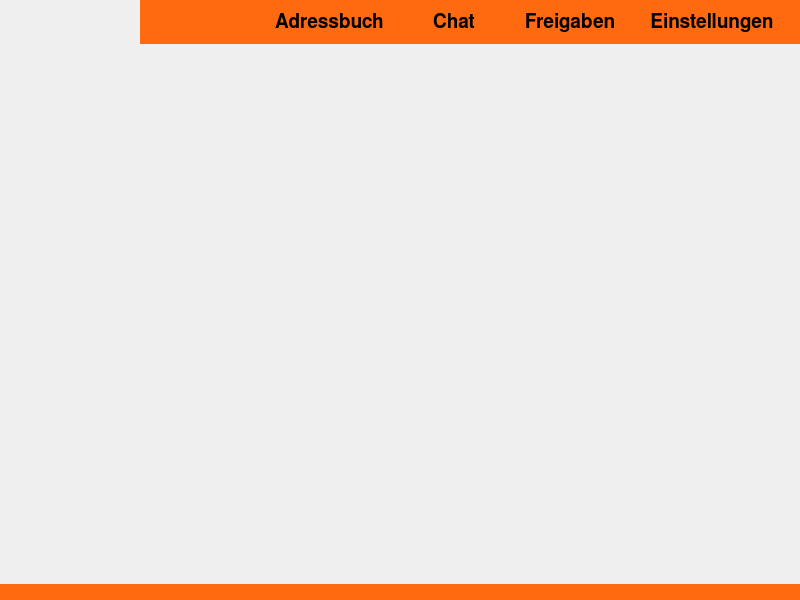
<?xml version="1.0" encoding="UTF-8"?>
<ui version="4.0">
 <class>QblDesktopClient</class>
 <widget class="QDialog" name="QblDesktopClient">
  <property name="geometry">
   <rect>
    <x>0</x>
    <y>0</y>
    <width>800</width>
    <height>600</height>
   </rect>
  </property>
  <property name="minimumSize">
   <size>
    <width>800</width>
    <height>600</height>
   </size>
  </property>
  <property name="maximumSize">
   <size>
    <width>16777215</width>
    <height>16777215</height>
   </size>
  </property>
  <property name="windowTitle">
   <string>QabelClient</string>
  </property>
  <property name="windowIcon">
   <iconset resource="../qabel-client.qrc">
    <normaloff>:/images/qabel-logo-icon.png</normaloff>:/images/qabel-logo-icon.png</iconset>
  </property>
  <widget class="QFrame" name="frTopBox">
   <property name="geometry">
    <rect>
     <x>140</x>
     <y>0</y>
     <width>660</width>
     <height>44</height>
    </rect>
   </property>
   <property name="font">
    <font>
     <family>FreeSans</family>
     <pointsize>12</pointsize>
     <weight>75</weight>
     <bold>true</bold>
    </font>
   </property>
   <property name="layoutDirection">
    <enum>Qt::LeftToRight</enum>
   </property>
   <property name="autoFillBackground">
    <bool>false</bool>
   </property>
   <property name="styleSheet">
    <string notr="true">background-color: rgb(255, 105, 15);</string>
   </property>
   <property name="frameShape">
    <enum>QFrame::NoFrame</enum>
   </property>
   <property name="frameShadow">
    <enum>QFrame::Plain</enum>
   </property>
   <layout class="QHBoxLayout" name="horizontalLayout">
    <property name="spacing">
     <number>30</number>
    </property>
    <property name="leftMargin">
     <number>0</number>
    </property>
    <property name="topMargin">
     <number>5</number>
    </property>
    <property name="rightMargin">
     <number>24</number>
    </property>
    <property name="bottomMargin">
     <number>5</number>
    </property>
    <item>
     <widget class="QPushButton" name="btTopInfo">
      <property name="minimumSize">
       <size>
        <width>24</width>
        <height>24</height>
       </size>
      </property>
      <property name="autoFillBackground">
       <bool>false</bool>
      </property>
      <property name="icon">
       <iconset resource="../qabel-client.qrc">
        <normaloff>:/images/info.png</normaloff>:/images/info.png</iconset>
      </property>
      <property name="iconSize">
       <size>
        <width>24</width>
        <height>24</height>
       </size>
      </property>
      <property name="shortcut">
       <string>Ctrl+I</string>
      </property>
      <property name="flat">
       <bool>true</bool>
      </property>
     </widget>
    </item>
    <item>
     <spacer name="hsTopInfo">
      <property name="orientation">
       <enum>Qt::Horizontal</enum>
      </property>
      <property name="sizeHint" stdset="0">
       <size>
        <width>0</width>
        <height>20</height>
       </size>
      </property>
     </spacer>
    </item>
    <item>
     <widget class="QPushButton" name="btTopComment">
      <property name="minimumSize">
       <size>
        <width>24</width>
        <height>24</height>
       </size>
      </property>
      <property name="text">
       <string/>
      </property>
      <property name="icon">
       <iconset resource="../qabel-client.qrc">
        <normaloff>:/images/comment.png</normaloff>:/images/comment.png</iconset>
      </property>
      <property name="iconSize">
       <size>
        <width>24</width>
        <height>24</height>
       </size>
      </property>
      <property name="shortcut">
       <string>Ctrl+M, Ctrl+S</string>
      </property>
      <property name="flat">
       <bool>true</bool>
      </property>
     </widget>
    </item>
    <item>
     <spacer name="hsTopMain">
      <property name="orientation">
       <enum>Qt::Horizontal</enum>
      </property>
      <property name="sizeHint" stdset="0">
       <size>
        <width>0</width>
        <height>20</height>
       </size>
      </property>
     </spacer>
    </item>
    <item>
     <widget class="QPushButton" name="btTopAddressbook">
      <property name="sizePolicy">
       <sizepolicy hsizetype="Preferred" vsizetype="Fixed">
        <horstretch>0</horstretch>
        <verstretch>0</verstretch>
       </sizepolicy>
      </property>
      <property name="minimumSize">
       <size>
        <width>24</width>
        <height>24</height>
       </size>
      </property>
      <property name="font">
       <font>
        <family>FreeSans</family>
        <pointsize>14</pointsize>
        <weight>75</weight>
        <bold>true</bold>
       </font>
      </property>
      <property name="text">
       <string>Adressbuch</string>
      </property>
      <property name="iconSize">
       <size>
        <width>24</width>
        <height>24</height>
       </size>
      </property>
      <property name="shortcut">
       <string>Ctrl+A</string>
      </property>
      <property name="flat">
       <bool>true</bool>
      </property>
     </widget>
    </item>
    <item>
     <widget class="QPushButton" name="btTopChat">
      <property name="sizePolicy">
       <sizepolicy hsizetype="Preferred" vsizetype="Fixed">
        <horstretch>0</horstretch>
        <verstretch>0</verstretch>
       </sizepolicy>
      </property>
      <property name="minimumSize">
       <size>
        <width>24</width>
        <height>24</height>
       </size>
      </property>
      <property name="font">
       <font>
        <family>FreeSans</family>
        <pointsize>14</pointsize>
        <weight>75</weight>
        <bold>true</bold>
       </font>
      </property>
      <property name="text">
       <string>Chat</string>
      </property>
      <property name="iconSize">
       <size>
        <width>24</width>
        <height>24</height>
       </size>
      </property>
      <property name="shortcut">
       <string>Ctrl+D</string>
      </property>
      <property name="flat">
       <bool>true</bool>
      </property>
     </widget>
    </item>
    <item>
     <widget class="QPushButton" name="btTopFolder">
      <property name="sizePolicy">
       <sizepolicy hsizetype="Preferred" vsizetype="Fixed">
        <horstretch>0</horstretch>
        <verstretch>0</verstretch>
       </sizepolicy>
      </property>
      <property name="minimumSize">
       <size>
        <width>24</width>
        <height>24</height>
       </size>
      </property>
      <property name="font">
       <font>
        <family>FreeSans</family>
        <pointsize>14</pointsize>
        <weight>75</weight>
        <bold>true</bold>
       </font>
      </property>
      <property name="text">
       <string>Freigaben</string>
      </property>
      <property name="iconSize">
       <size>
        <width>24</width>
        <height>24</height>
       </size>
      </property>
      <property name="shortcut">
       <string>Ctrl+F</string>
      </property>
      <property name="flat">
       <bool>true</bool>
      </property>
     </widget>
    </item>
    <item>
     <widget class="QPushButton" name="btTopSettings">
      <property name="sizePolicy">
       <sizepolicy hsizetype="Preferred" vsizetype="Fixed">
        <horstretch>0</horstretch>
        <verstretch>0</verstretch>
       </sizepolicy>
      </property>
      <property name="minimumSize">
       <size>
        <width>24</width>
        <height>24</height>
       </size>
      </property>
      <property name="font">
       <font>
        <family>FreeSans</family>
        <pointsize>14</pointsize>
        <weight>75</weight>
        <bold>true</bold>
       </font>
      </property>
      <property name="text">
       <string>Einstellungen</string>
      </property>
      <property name="iconSize">
       <size>
        <width>24</width>
        <height>24</height>
       </size>
      </property>
      <property name="shortcut">
       <string>Ctrl+S</string>
      </property>
      <property name="flat">
       <bool>true</bool>
      </property>
     </widget>
    </item>
   </layout>
  </widget>
  <widget class="QFrame" name="frContent">
   <property name="geometry">
    <rect>
     <x>0</x>
     <y>44</y>
     <width>800</width>
     <height>540</height>
    </rect>
   </property>
   <property name="frameShape">
    <enum>QFrame::NoFrame</enum>
   </property>
   <property name="frameShadow">
    <enum>QFrame::Plain</enum>
   </property>
  </widget>
  <widget class="QLabel" name="lbTopLogo">
   <property name="geometry">
    <rect>
     <x>10</x>
     <y>10</y>
     <width>62</width>
     <height>100</height>
    </rect>
   </property>
   <property name="sizePolicy">
    <sizepolicy hsizetype="Fixed" vsizetype="Fixed">
     <horstretch>0</horstretch>
     <verstretch>0</verstretch>
    </sizepolicy>
   </property>
   <property name="maximumSize">
    <size>
     <width>62</width>
     <height>100</height>
    </size>
   </property>
   <property name="baseSize">
    <size>
     <width>62</width>
     <height>100</height>
    </size>
   </property>
   <property name="text">
    <string/>
   </property>
   <property name="pixmap">
    <pixmap resource="../qabel-client.qrc">:/images/qabel-logo-top.png</pixmap>
   </property>
   <property name="scaledContents">
    <bool>false</bool>
   </property>
  </widget>
  <widget class="QLabel" name="lbTopLeftCorner">
   <property name="geometry">
    <rect>
     <x>0</x>
     <y>0</y>
     <width>140</width>
     <height>122</height>
    </rect>
   </property>
   <property name="sizePolicy">
    <sizepolicy hsizetype="Fixed" vsizetype="Fixed">
     <horstretch>0</horstretch>
     <verstretch>0</verstretch>
    </sizepolicy>
   </property>
   <property name="maximumSize">
    <size>
     <width>140</width>
     <height>122</height>
    </size>
   </property>
   <property name="baseSize">
    <size>
     <width>140</width>
     <height>122</height>
    </size>
   </property>
   <property name="text">
    <string/>
   </property>
   <property name="pixmap">
    <pixmap resource="../qabel-client.qrc">:/images/orange_top_left_block.png</pixmap>
   </property>
   <property name="scaledContents">
    <bool>false</bool>
   </property>
  </widget>
  <widget class="QFrame" name="frBottomBox">
   <property name="geometry">
    <rect>
     <x>0</x>
     <y>584</y>
     <width>800</width>
     <height>16</height>
    </rect>
   </property>
   <property name="sizePolicy">
    <sizepolicy hsizetype="Preferred" vsizetype="Preferred">
     <horstretch>0</horstretch>
     <verstretch>0</verstretch>
    </sizepolicy>
   </property>
   <property name="styleSheet">
    <string notr="true">background-color: rgb(255, 105, 15);</string>
   </property>
   <property name="frameShape">
    <enum>QFrame::NoFrame</enum>
   </property>
   <property name="frameShadow">
    <enum>QFrame::Plain</enum>
   </property>
   <property name="lineWidth">
    <number>0</number>
   </property>
  </widget>
  <zorder>frContent</zorder>
  <zorder>frTopBox</zorder>
  <zorder>lbTopLeftCorner</zorder>
  <zorder>lbTopLogo</zorder>
  <zorder>frBottomBox</zorder>
 </widget>
 <layoutdefault spacing="6" margin="11"/>
 <resources>
  <include location="../qabel-client.qrc"/>
 </resources>
 <connections/>
</ui>
